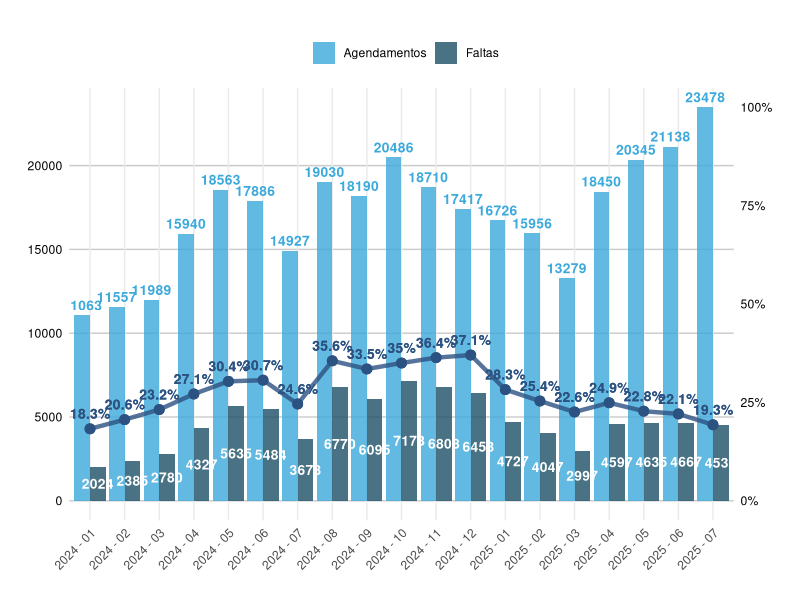

Reproduce this figure in R.
## ---- chunk 1
#| echo: true
#| warning: false

library(tidyverse)
## ---- chunk 2
#| code-fold: true
#| code-summary: "Visualizar código"
#| warning: false

# dados processados sobre absenteismo
df_absenteismo = read.csv('absenteismo_processed.csv')
# dados processados sobre alertas no whatsapp
df_whatsapp = read.csv('whatsapp_processed.csv')
## ---- chunk 3
#| code-fold: true
#| code-summary: 'Código'
#| warning: false
#| fig-width: 14
#| fig-height: 10
#| out-width: '100%'

# calcular os totais e a taxa de absenteísmo
df_totais = df_absenteismo |> 
  group_by(periodo) |> 
  summarise(Faltas = sum(faltas, na.rm = TRUE),
            Agendamentos = sum(agendamentos, na.rm = TRUE),
            TaxaAbsenteismo = (sum(Faltas) / sum(Agendamentos)) * 100,
            .groups = 'drop')

# calcular o fator de escala para a linha
max_quantidade = max(df_totais$Faltas, df_totais$Agendamentos, na.rm = TRUE)
fator_escala = max_quantidade / 100

# contruindo o grafico com os tres indicadores
df_totais |> 
  pivot_longer(
    cols = c(Faltas, Agendamentos),
    names_to = 'Tipo',
    values_to = 'Quantidade') |> 
  ggplot(aes(x = periodo)) +
  geom_bar(aes(y = Quantidade, fill = Tipo),
           stat = 'identity', position = 'dodge', alpha = 0.8) +
  geom_text(aes(y = Quantidade/2, label = ifelse(Tipo == 'Faltas', Quantidade, ''), 
                group = Tipo),position = position_dodge(width = 0.9),
            color = 'white', size = 3.5, fontface = 'bold',
            show.legend = FALSE) +
  geom_text(aes(y = Quantidade, label = ifelse(Tipo == 'Agendamentos', Quantidade, ''), group = Tipo),
            position = position_dodge(width = 0.9),
            vjust = -0.5, size = 3.5, fontface = 'bold', color = '#3BA9DB',
            show.legend = FALSE) +
  
  # Linha para a taxa de absenteísmo
  geom_line(aes(y = TaxaAbsenteismo * fator_escala, group = 1), 
            color = '#2c5282', size = 1.5, alpha = 0.8) +
  geom_point(aes(y = TaxaAbsenteismo * fator_escala), 
             color = '#2c5282', size = 3) +
  geom_text(aes(y = TaxaAbsenteismo * fator_escala, 
                label = paste0(round(TaxaAbsenteismo, 1), '%')),
            vjust = -1, size = 3.5, color = '#2c5282', fontface = 'bold') +
  scale_y_continuous(
    name = '',
    sec.axis = sec_axis(~ . / fator_escala, 
                        name = '',
                        labels = function(x) paste0(round(x, 2), '%'))
  ) +
  labs(title = '', x = '', fill = '') +
  theme_minimal() +
  theme(
    axis.text.x = element_text(angle = 45, hjust = 1),
    axis.title.y.left = element_text(color = 'black'),
    axis.text.y.left = element_text(color = 'black'),
    axis.title.y.right = element_text(color = 'black'),
    axis.text.y.right = element_text(color = 'black'),
    panel.grid.major.y = element_line(color = 'gray80'),
    panel.grid.minor.y = element_blank(),
    legend.position = 'top'
  ) +
  scale_fill_manual(values = c('Faltas' = '#1C4F66', 'Agendamentos' = '#3BA9DB'))
## ---- chunk 4
# # Gráfico com facetas por unidade
# df_abstencoes %>%
#   group_by(Unidade, AnoMês) %>%
#   summarise(
#     Faltas = sum(Faltas, na.rm = TRUE),
#     Agendamentos = sum(Agendamentos, na.rm = TRUE),
#     .groups = 'drop'
#   ) %>%
#   pivot_longer(cols = c(Faltas, Agendamentos), 
#                names_to = "Tipo", 
#                values_to = "Quantidade") %>%
#   ggplot(aes(x = AnoMês, y = Quantidade, group = Tipo, color = Tipo)) +
#   geom_line(size = 1) +
#   facet_wrap(~ Unidade, scales = "free_y") +
#   labs(
#     title = "Evolução de Faltas e Agendamentos por Unidade",
#     x = "Mês/Ano",
#     y = "Quantidade"
#   ) +
#   theme_minimal() +
#   theme(
#     axis.text.x = element_text(angle = 45, hjust = 1),
#     legend.position = "bottom"
#   )
